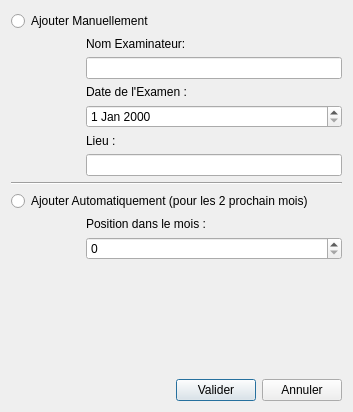
<?xml version="1.0" encoding="UTF-8"?>
<ui version="4.0">
 <class>addExam</class>
 <widget class="QDialog" name="addExam">
  <property name="geometry">
   <rect>
    <x>0</x>
    <y>0</y>
    <width>353</width>
    <height>412</height>
   </rect>
  </property>
  <property name="windowTitle">
   <string>Dialog</string>
  </property>
  <layout class="QGridLayout" name="gridLayout">
   <item row="0" column="0">
    <layout class="QVBoxLayout" name="verticalLayout_2">
     <item>
      <widget class="QRadioButton" name="radioButton_Manuel">
       <property name="text">
        <string>Ajouter Manuellement</string>
       </property>
      </widget>
     </item>
     <item>
      <layout class="QHBoxLayout" name="horizontalLayout_2">
       <item>
        <spacer name="horizontalSpacer_2">
         <property name="orientation">
          <enum>Qt::Horizontal</enum>
         </property>
         <property name="sizeType">
          <enum>QSizePolicy::Fixed</enum>
         </property>
         <property name="sizeHint" stdset="0">
          <size>
           <width>75</width>
           <height>20</height>
          </size>
         </property>
        </spacer>
       </item>
       <item>
        <layout class="QVBoxLayout" name="verticalLayout_13">
         <item>
          <layout class="QVBoxLayout" name="verticalLayout_4">
           <item>
            <widget class="QLabel" name="label_Code_2">
             <property name="text">
              <string>Nom Examinateur:</string>
             </property>
            </widget>
           </item>
           <item>
            <widget class="QLineEdit" name="lineEdit_nomExaminateur"/>
           </item>
          </layout>
         </item>
         <item>
          <layout class="QVBoxLayout" name="verticalLayout_7">
           <item>
            <widget class="QLabel" name="label_7">
             <property name="text">
              <string>Date de l'Examen :</string>
             </property>
            </widget>
           </item>
           <item>
            <widget class="QDateEdit" name="dateEdit_Date"/>
           </item>
          </layout>
         </item>
         <item>
          <layout class="QVBoxLayout" name="verticalLayout_5">
           <item>
            <widget class="QLabel" name="label_Nom_2">
             <property name="text">
              <string>Lieu :</string>
             </property>
            </widget>
           </item>
           <item>
            <widget class="QLineEdit" name="lineEdit_Lieu"/>
           </item>
          </layout>
         </item>
        </layout>
       </item>
      </layout>
     </item>
    </layout>
   </item>
   <item row="1" column="0">
    <layout class="QVBoxLayout" name="verticalLayout_3">
     <item>
      <widget class="Line" name="line">
       <property name="orientation">
        <enum>Qt::Horizontal</enum>
       </property>
      </widget>
     </item>
     <item>
      <widget class="QRadioButton" name="radioButton_Auto">
       <property name="text">
        <string>Ajouter Automatiquement (pour les 2 prochain mois)</string>
       </property>
      </widget>
     </item>
     <item>
      <layout class="QHBoxLayout" name="horizontalLayout">
       <item>
        <spacer name="horizontalSpacer_3">
         <property name="orientation">
          <enum>Qt::Horizontal</enum>
         </property>
         <property name="sizeType">
          <enum>QSizePolicy::Fixed</enum>
         </property>
         <property name="sizeHint" stdset="0">
          <size>
           <width>75</width>
           <height>20</height>
          </size>
         </property>
        </spacer>
       </item>
       <item>
        <layout class="QVBoxLayout" name="verticalLayout">
         <item>
          <widget class="QLabel" name="label">
           <property name="text">
            <string>Position dans le mois :</string>
           </property>
          </widget>
         </item>
         <item>
          <widget class="QSpinBox" name="spinBox"/>
         </item>
        </layout>
       </item>
      </layout>
     </item>
     <item>
      <spacer name="verticalSpacer">
       <property name="orientation">
        <enum>Qt::Vertical</enum>
       </property>
       <property name="sizeHint" stdset="0">
        <size>
         <width>20</width>
         <height>40</height>
        </size>
       </property>
      </spacer>
     </item>
    </layout>
   </item>
   <item row="2" column="0">
    <layout class="QHBoxLayout" name="horizontalLayout_3">
     <item>
      <spacer name="horizontalSpacer">
       <property name="orientation">
        <enum>Qt::Horizontal</enum>
       </property>
       <property name="sizeHint" stdset="0">
        <size>
         <width>40</width>
         <height>20</height>
        </size>
       </property>
      </spacer>
     </item>
     <item>
      <widget class="QPushButton" name="pushButton_Valider">
       <property name="text">
        <string>Valider</string>
       </property>
      </widget>
     </item>
     <item>
      <widget class="QPushButton" name="pushButton_Annuler">
       <property name="text">
        <string>Annuler</string>
       </property>
      </widget>
     </item>
    </layout>
   </item>
  </layout>
 </widget>
 <resources/>
 <connections/>
</ui>
